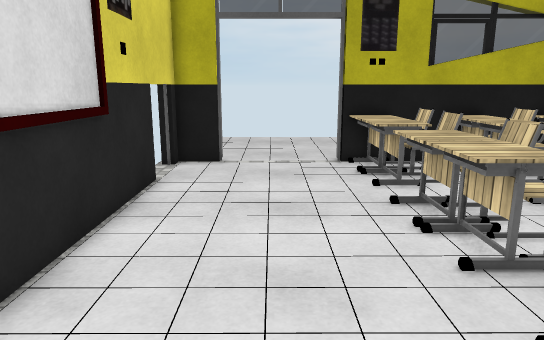
view 1 (above)

18 first-person views from a walk through a 3-D level made in the Unity game engine. The camera is 1.5 m above the floor, tilts 12° down and sees 70° across. The floor is counted in squares, 0.5 m on a side. Each view is taken from the middle of a square. On the plan, view 1 faces up. The plan holds only what a view shows up to about 20 squares ahead; the rest is blank. The player is left out. Door leaves are left out, so doorways stand open. Some surface patterns are stand-ins.

view 2
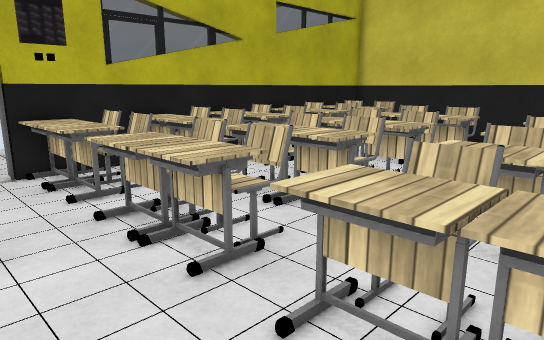

view 3
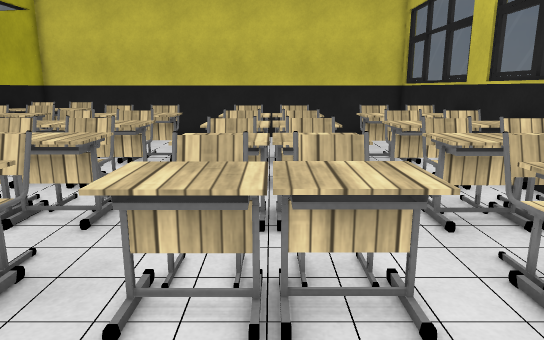

view 4
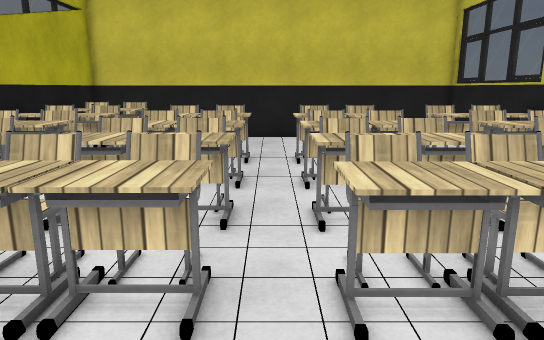

view 5
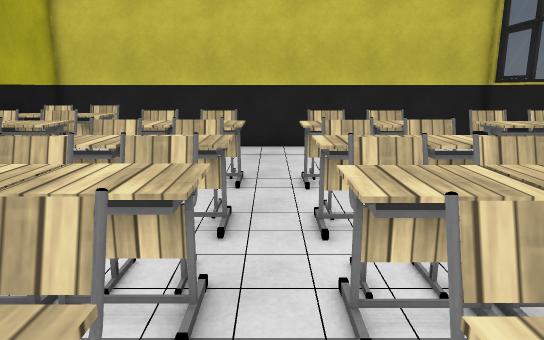

view 6
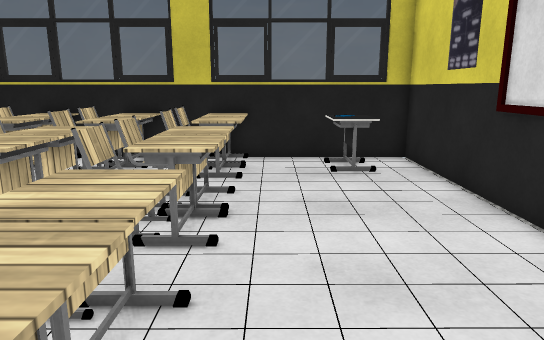

view 7
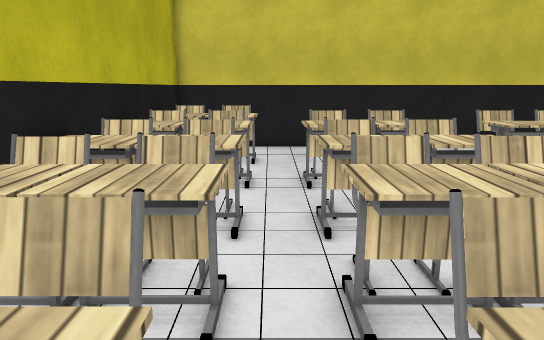

view 8
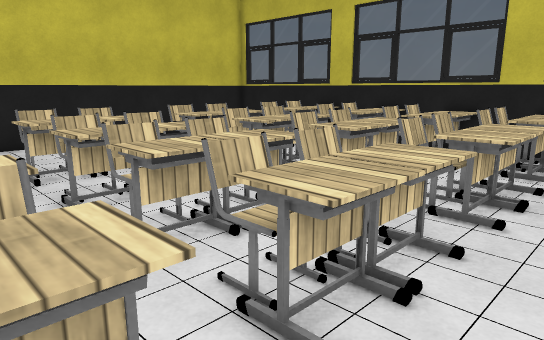

view 9
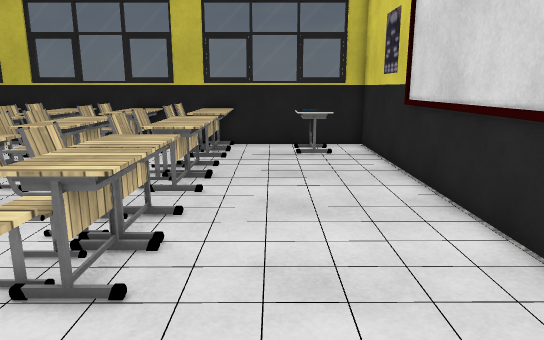

view 10
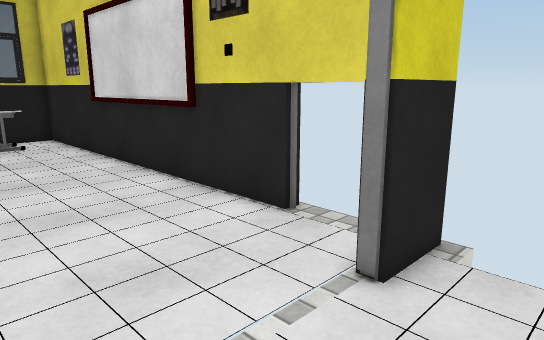

view 11
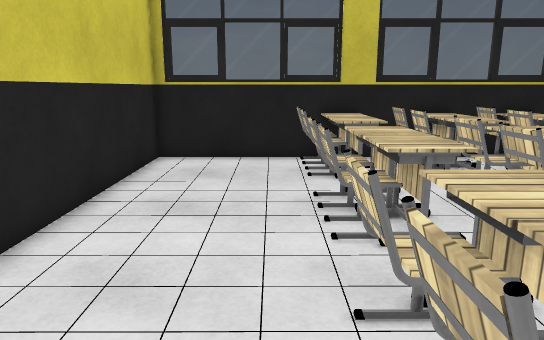

view 12
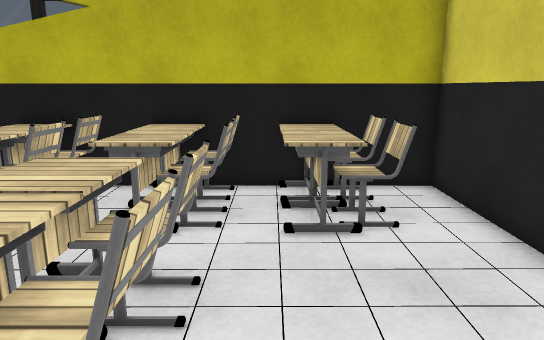

view 13
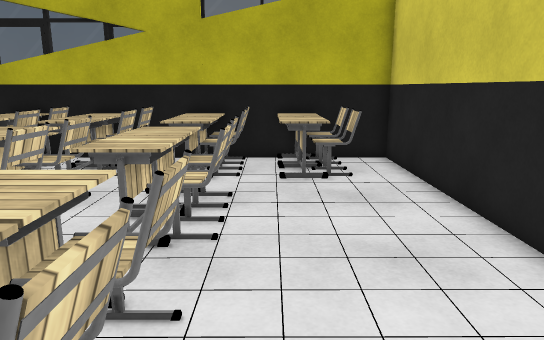

view 14
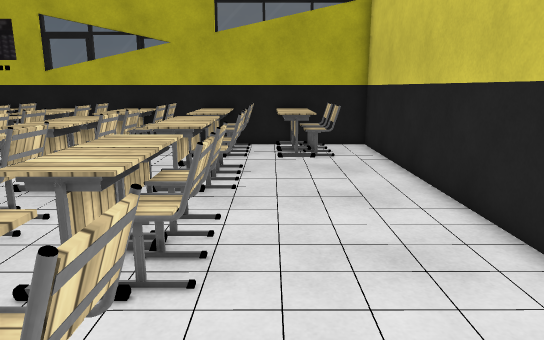

view 15
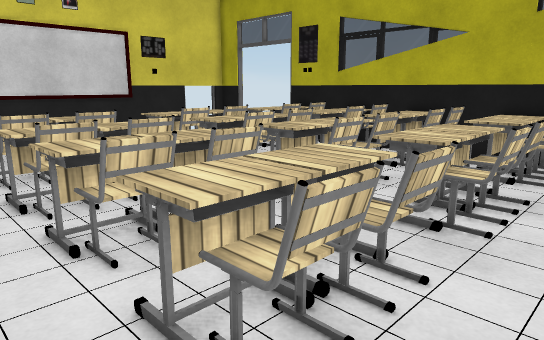

view 16
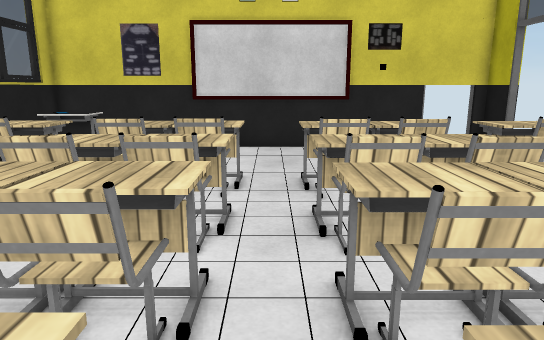

view 17
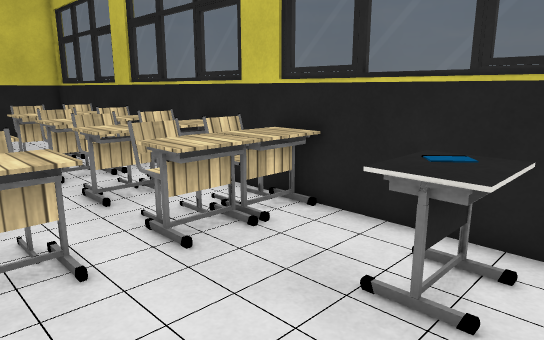

view 18
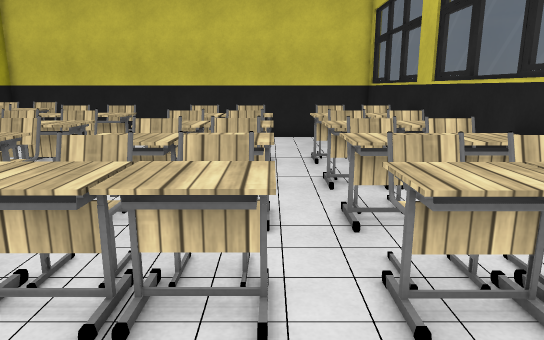

### Floor plan
Points are (right, up) in squares from view 1. A wall is a line through its corners. A room is listed if a view was taken in it or the views show most of it. See-through windows are left out.
Room 1 (views 1, 2, 3, 4, 5, 6, 7, 8, 9, 11, 12, 13, 14, 15, 16, 17, 18)
walls: (-3.9, 1.6) (-3.9, -5.9) (23, -5.9) (23, 15.8) (2.7, 15.8); (-2.1, 15.8) (-3.9, 15.8) (-3.9, 8.4)
ways out: open door at (0, 16) to room 2; open door at (-4, 14)
objects: desk (-2, -5) to (0, -3); other object (-1, -4) to (0, -4); desk (3, -5) to (4, -4); desk (3, -3) to (4, -2); desk (3, 0) to (4, 1); desk (3, 2) to (4, 4); desk (3, 6) to (4, 7); desk (3, 8) to (4, 10); desk (3, 12) to (4, 13); desk (3, 14) to (4, 15); chair (5, -5) to (6, -4); chair (5, -3) to (6, -2); chair (5, 0) to (6, 2); chair (5, 2) to (6, 4); chair (5, 6) to (6, 7); chair (5, 8) to (6, 10); chair (5, 12) to (6, 13); chair (5, 14) to (6, 15); desk (7, -5) to (7, -4); desk (7, -3) to (7, -2); desk (7, 0) to (8, 1); desk (7, 2) to (8, 4); desk (7, 6) to (8, 7); desk (7, 8) to (8, 10); desk (7, 12) to (8, 13); desk (7, 14) to (8, 15); chair (8, -5) to (9, -4); chair (8, -3) to (9, -2); chair (8, 0) to (10, 1); chair (8, 2) to (9, 4); chair (9, 6) to (10, 7); chair (9, 8) to (10, 10); chair (9, 12) to (10, 13); chair (9, 14) to (10, 15); desk (10, -5) to (11, -4); desk (10, -3) to (11, -2); desk (10, 0) to (11, 1); desk (10, 2) to (11, 4); desk (10, 8) to (11, 10); desk (11, 6) to (11, 7); desk (11, 12) to (11, 13); desk (11, 14) to (11, 15); chair (12, -5) to (13, -4); chair (12, -3) to (13, -2); chair (12, 0) to (13, 1); chair (12, 2) to (13, 4); chair (12, 6) to (13, 7); chair (12, 8) to (13, 10); chair (12, 12) to (13, 13); chair (12, 14) to (13, 15); desk (14, -5) to (15, -4); desk (14, -3) to (15, -2); desk (14, 0) to (15, 1); desk (14, 2) to (15, 4); desk (14, 6) to (15, 7); desk (14, 8) to (15, 10); desk (14, 12) to (15, 13); desk (14, 14) to (15, 15); chair (16, -5) to (17, -4); chair (16, -3) to (17, -2); chair (16, 0) to (17, 1); chair (16, 2) to (17, 4); chair (16, 6) to (17, 7); chair (16, 8) to (17, 10); chair (16, 12) to (17, 13); chair (16, 14) to (17, 15); desk (18, 12) to (19, 13); desk (18, 14) to (19, 15); chair (20, 12) to (21, 13); chair (20, 14) to (21, 15)
Room 2 (view 10)
walls: (-4.5, 16.3) (-2.1, 16.3)
ways out: open door at (0, 16) to room 1

Positions as (right, up) in squares from view 1, and headings:
1: (0, 0), facing up
2: (0, 1), facing up-right
3: (-1, 2), facing right
4: (-1, 5), facing right
5: (3, 5), facing right
6: (2, 11), facing down
7: (3, 11), facing right
8: (1, 13), facing down-right
9: (1, 15), facing down
10: (3, 19), facing down-left
11: (18, 11), facing down
12: (18, 4), facing up
13: (18, -1), facing up
14: (18, -5), facing up
15: (19, -2), facing up-left
16: (16, 5), facing left
17: (-3, 2), facing down-right
18: (-1, 0), facing right
